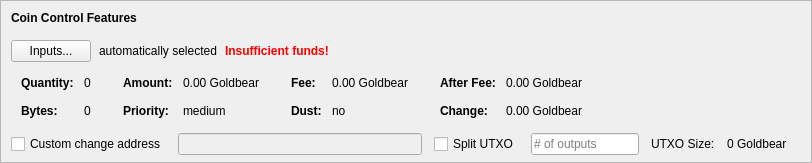
    <widget class="QFrame" name="frameCoinControl">
     <property name="sizePolicy">
      <sizepolicy hsizetype="Expanding" vsizetype="Expanding">
       <horstretch>0</horstretch>
       <verstretch>0</verstretch>
      </sizepolicy>
     </property>
     <property name="maximumSize">
      <size>
       <width>16777215</width>
       <height>16777215</height>
      </size>
     </property>
     <property name="frameShape">
      <enum>QFrame::StyledPanel</enum>
     </property>
     <property name="frameShadow">
      <enum>QFrame::Sunken</enum>
     </property>
     <layout class="QVBoxLayout" name="verticalLayoutCoinControl2">
      <property name="spacing">
       <number>0</number>
      </property>
      <property name="leftMargin">
       <number>0</number>
      </property>
      <property name="topMargin">
       <number>0</number>
      </property>
      <property name="rightMargin">
       <number>0</number>
      </property>
      <property name="bottomMargin">
       <number>6</number>
      </property>
      <item>
       <layout class="QVBoxLayout" name="verticalLayoutCoinControl" stretch="0,0,0,0,1">
        <property name="spacing">
         <number>0</number>
        </property>
        <property name="leftMargin">
         <number>10</number>
        </property>
        <property name="topMargin">
         <number>10</number>
        </property>
        <item>
         <layout class="QHBoxLayout" name="horizontalLayoutCoinControl1">
          <property name="bottomMargin">
           <number>15</number>
          </property>
          <item>
           <widget class="QLabel" name="labelCoinControlFeatures">
            <property name="sizePolicy">
             <sizepolicy hsizetype="Preferred" vsizetype="Maximum">
              <horstretch>0</horstretch>
              <verstretch>0</verstretch>
             </sizepolicy>
            </property>
            <property name="font">
             <font>
              <weight>75</weight>
              <bold>true</bold>
             </font>
            </property>
            <property name="styleSheet">
             <string notr="true">font-weight:bold;</string>
            </property>
            <property name="text">
             <string>Coin Control Features</string>
            </property>
           </widget>
          </item>
         </layout>
        </item>
        <item>
         <layout class="QHBoxLayout" name="horizontalLayoutCoinControl2" stretch="0,0,0,0">
          <property name="spacing">
           <number>8</number>
          </property>
          <property name="bottomMargin">
           <number>10</number>
          </property>
          <item>
           <widget class="QPushButton" name="pushButtonCoinControl">
            <property name="styleSheet">
             <string notr="true"/>
            </property>
            <property name="text">
             <string>Inputs...</string>
            </property>
            <property name="autoDefault">
             <bool>false</bool>
            </property>
           </widget>
          </item>
          <item>
           <widget class="QLabel" name="labelCoinControlAutomaticallySelected">
            <property name="text">
             <string>automatically selected</string>
            </property>
            <property name="margin">
             <number>5</number>
            </property>
           </widget>
          </item>
          <item>
           <widget class="QLabel" name="labelCoinControlInsuffFunds">
            <property name="font">
             <font>
              <weight>75</weight>
              <bold>true</bold>
             </font>
            </property>
            <property name="styleSheet">
             <string notr="true">color:red;font-weight:bold;</string>
            </property>
            <property name="text">
             <string>Insufficient funds!</string>
            </property>
            <property name="margin">
             <number>5</number>
            </property>
           </widget>
          </item>
          <item>
           <spacer name="horizontalSpacerCoinControl">
            <property name="orientation">
             <enum>Qt::Horizontal</enum>
            </property>
            <property name="sizeHint" stdset="0">
             <size>
              <width>40</width>
              <height>1</height>
             </size>
            </property>
           </spacer>
          </item>
         </layout>
        </item>
        <item>
         <widget class="QWidget" name="widgetCoinControl" native="true">
          <property name="sizePolicy">
           <sizepolicy hsizetype="Preferred" vsizetype="Preferred">
            <horstretch>0</horstretch>
            <verstretch>0</verstretch>
           </sizepolicy>
          </property>
          <property name="minimumSize">
           <size>
            <width>0</width>
            <height>0</height>
           </size>
          </property>
          <property name="styleSheet">
           <string notr="true"/>
          </property>
          <layout class="QHBoxLayout" name="horizontalLayoutCoinControl5">
           <property name="leftMargin">
            <number>0</number>
           </property>
           <property name="topMargin">
            <number>0</number>
           </property>
           <property name="rightMargin">
            <number>0</number>
           </property>
           <property name="bottomMargin">
            <number>0</number>
           </property>
           <item>
            <layout class="QHBoxLayout" name="horizontalLayoutCoinControl3" stretch="0,0,0,1">
             <property name="spacing">
              <number>20</number>
             </property>
             <property name="topMargin">
              <number>0</number>
             </property>
             <property name="bottomMargin">
              <number>10</number>
             </property>
             <item>
              <layout class="QFormLayout" name="formLayoutCoinControl1">
               <property name="horizontalSpacing">
                <number>10</number>
               </property>
               <property name="verticalSpacing">
                <number>14</number>
               </property>
               <property name="leftMargin">
                <number>10</number>
               </property>
               <property name="topMargin">
                <number>4</number>
               </property>
               <property name="rightMargin">
                <number>6</number>
               </property>
               <item row="0" column="0">
                <widget class="QLabel" name="labelCoinControlQuantityText">
                 <property name="font">
                  <font>
                   <weight>75</weight>
                   <bold>true</bold>
                  </font>
                 </property>
                 <property name="text">
                  <string>Quantity:</string>
                 </property>
                 <property name="margin">
                  <number>0</number>
                 </property>
                </widget>
               </item>
               <item row="0" column="1">
                <widget class="QLabel" name="labelCoinControlQuantity">
                 <property name="cursor">
                  <cursorShape>IBeamCursor</cursorShape>
                 </property>
                 <property name="contextMenuPolicy">
                  <enum>Qt::ActionsContextMenu</enum>
                 </property>
                 <property name="text">
                  <string notr="true">0</string>
                 </property>
                 <property name="margin">
                  <number>0</number>
                 </property>
                 <property name="textInteractionFlags">
                  <set>Qt::LinksAccessibleByMouse|Qt::TextSelectableByKeyboard|Qt::TextSelectableByMouse</set>
                 </property>
                </widget>
               </item>
               <item row="1" column="0">
                <widget class="QLabel" name="labelCoinControlBytesText">
                 <property name="font">
                  <font>
                   <weight>75</weight>
                   <bold>true</bold>
                  </font>
                 </property>
                 <property name="text">
                  <string>Bytes:</string>
                 </property>
                </widget>
               </item>
               <item row="1" column="1">
                <widget class="QLabel" name="labelCoinControlBytes">
                 <property name="cursor">
                  <cursorShape>IBeamCursor</cursorShape>
                 </property>
                 <property name="contextMenuPolicy">
                  <enum>Qt::ActionsContextMenu</enum>
                 </property>
                 <property name="text">
                  <string notr="true">0</string>
                 </property>
                 <property name="textInteractionFlags">
                  <set>Qt::LinksAccessibleByMouse|Qt::TextSelectableByKeyboard|Qt::TextSelectableByMouse</set>
                 </property>
                </widget>
               </item>
              </layout>
             </item>
             <item>
              <layout class="QFormLayout" name="formLayoutCoinControl2">
               <property name="horizontalSpacing">
                <number>10</number>
               </property>
               <property name="verticalSpacing">
                <number>14</number>
               </property>
               <property name="leftMargin">
                <number>6</number>
               </property>
               <property name="topMargin">
                <number>4</number>
               </property>
               <property name="rightMargin">
                <number>6</number>
               </property>
               <item row="0" column="0">
                <widget class="QLabel" name="labelCoinControlAmountText">
                 <property name="font">
                  <font>
                   <weight>75</weight>
                   <bold>true</bold>
                  </font>
                 </property>
                 <property name="text">
                  <string>Amount:</string>
                 </property>
                 <property name="margin">
                  <number>0</number>
                 </property>
                </widget>
               </item>
               <item row="0" column="1">
                <widget class="QLabel" name="labelCoinControlAmount">
                 <property name="cursor">
                  <cursorShape>IBeamCursor</cursorShape>
                 </property>
                 <property name="contextMenuPolicy">
                  <enum>Qt::ActionsContextMenu</enum>
                 </property>
                 <property name="text">
                  <string notr="true">0.00 Goldbear</string>
                 </property>
                 <property name="textInteractionFlags">
                  <set>Qt::LinksAccessibleByMouse|Qt::TextSelectableByKeyboard|Qt::TextSelectableByMouse</set>
                 </property>
                </widget>
               </item>
               <item row="1" column="0">
                <widget class="QLabel" name="labelCoinControlPriorityText">
                 <property name="font">
                  <font>
                   <weight>75</weight>
                   <bold>true</bold>
                  </font>
                 </property>
                 <property name="text">
                  <string>Priority:</string>
                 </property>
                </widget>
               </item>
               <item row="1" column="1">
                <widget class="QLabel" name="labelCoinControlPriority">
                 <property name="cursor">
                  <cursorShape>IBeamCursor</cursorShape>
                 </property>
                 <property name="contextMenuPolicy">
                  <enum>Qt::ActionsContextMenu</enum>
                 </property>
                 <property name="text">
                  <string>medium</string>
                 </property>
                 <property name="textInteractionFlags">
                  <set>Qt::LinksAccessibleByMouse|Qt::TextSelectableByKeyboard|Qt::TextSelectableByMouse</set>
                 </property>
                </widget>
               </item>
              </layout>
             </item>
             <item>
              <layout class="QFormLayout" name="formLayoutCoinControl3">
               <property name="horizontalSpacing">
                <number>10</number>
               </property>
               <property name="verticalSpacing">
                <number>14</number>
               </property>
               <property name="leftMargin">
                <number>6</number>
               </property>
               <property name="topMargin">
                <number>4</number>
               </property>
               <property name="rightMargin">
                <number>6</number>
               </property>
               <item row="0" column="0">
                <widget class="QLabel" name="labelCoinControlFeeText">
                 <property name="font">
                  <font>
                   <weight>75</weight>
                   <bold>true</bold>
                  </font>
                 </property>
                 <property name="text">
                  <string>Fee:</string>
                 </property>
                 <property name="margin">
                  <number>0</number>
                 </property>
                </widget>
               </item>
               <item row="0" column="1">
                <widget class="QLabel" name="labelCoinControlFee">
                 <property name="cursor">
                  <cursorShape>IBeamCursor</cursorShape>
                 </property>
                 <property name="contextMenuPolicy">
                  <enum>Qt::ActionsContextMenu</enum>
                 </property>
                 <property name="text">
                  <string notr="true">0.00 Goldbear</string>
                 </property>
                 <property name="textInteractionFlags">
                  <set>Qt::LinksAccessibleByMouse|Qt::TextSelectableByKeyboard|Qt::TextSelectableByMouse</set>
                 </property>
                </widget>
               </item>
               <item row="1" column="0">
                <widget class="QLabel" name="labelCoinControlLowOutputText">
                 <property name="font">
                  <font>
                   <weight>75</weight>
                   <bold>true</bold>
                  </font>
                 </property>
                 <property name="text">
                  <string>Dust:</string>
                 </property>
                </widget>
               </item>
               <item row="1" column="1">
                <widget class="QLabel" name="labelCoinControlLowOutput">
                 <property name="cursor">
                  <cursorShape>IBeamCursor</cursorShape>
                 </property>
                 <property name="contextMenuPolicy">
                  <enum>Qt::ActionsContextMenu</enum>
                 </property>
                 <property name="text">
                  <string>no</string>
                 </property>
                 <property name="textInteractionFlags">
                  <set>Qt::LinksAccessibleByMouse|Qt::TextSelectableByKeyboard|Qt::TextSelectableByMouse</set>
                 </property>
                </widget>
               </item>
              </layout>
             </item>
             <item>
              <layout class="QFormLayout" name="formLayoutCoinControl4">
               <property name="horizontalSpacing">
                <number>10</number>
               </property>
               <property name="verticalSpacing">
                <number>14</number>
               </property>
               <property name="leftMargin">
                <number>6</number>
               </property>
               <property name="topMargin">
                <number>4</number>
               </property>
               <property name="rightMargin">
                <number>6</number>
               </property>
               <item row="0" column="0">
                <widget class="QLabel" name="labelCoinControlAfterFeeText">
                 <property name="font">
                  <font>
                   <weight>75</weight>
                   <bold>true</bold>
                  </font>
                 </property>
                 <property name="text">
                  <string>After Fee:</string>
                 </property>
                 <property name="margin">
                  <number>0</number>
                 </property>
                </widget>
               </item>
               <item row="0" column="1">
                <widget class="QLabel" name="labelCoinControlAfterFee">
                 <property name="cursor">
                  <cursorShape>IBeamCursor</cursorShape>
                 </property>
                 <property name="contextMenuPolicy">
                  <enum>Qt::ActionsContextMenu</enum>
                 </property>
                 <property name="text">
                  <string notr="true">0.00 Goldbear</string>
                 </property>
                 <property name="textInteractionFlags">
                  <set>Qt::LinksAccessibleByMouse|Qt::TextSelectableByKeyboard|Qt::TextSelectableByMouse</set>
                 </property>
                </widget>
               </item>
               <item row="1" column="0">
                <widget class="QLabel" name="labelCoinControlChangeText">
                 <property name="font">
                  <font>
                   <weight>75</weight>
                   <bold>true</bold>
                  </font>
                 </property>
                 <property name="text">
                  <string>Change:</string>
                 </property>
                </widget>
               </item>
               <item row="1" column="1">
                <widget class="QLabel" name="labelCoinControlChange">
                 <property name="cursor">
                  <cursorShape>IBeamCursor</cursorShape>
                 </property>
                 <property name="contextMenuPolicy">
                  <enum>Qt::ActionsContextMenu</enum>
                 </property>
                 <property name="text">
                  <string notr="true">0.00 Goldbear</string>
                 </property>
                 <property name="textInteractionFlags">
                  <set>Qt::LinksAccessibleByMouse|Qt::TextSelectableByKeyboard|Qt::TextSelectableByMouse</set>
                 </property>
                </widget>
               </item>
              </layout>
             </item>
            </layout>
           </item>
          </layout>
         </widget>
        </item>
        <item>
         <layout class="QHBoxLayout" name="horizontalLayoutCoinControl4" stretch="0,0,0,0,0,0,0">
          <property name="spacing">
           <number>12</number>
          </property>
          <property name="sizeConstraint">
           <enum>QLayout::SetDefaultConstraint</enum>
          </property>
          <property name="topMargin">
           <number>5</number>
          </property>
          <property name="rightMargin">
           <number>5</number>
          </property>
          <item>
           <widget class="QCheckBox" name="checkBoxCoinControlChange">
            <property name="toolTip">
             <string>If this is activated, but the change address is empty or invalid, change will be sent to a newly generated address.</string>
            </property>
            <property name="text">
             <string>Custom change address</string>
            </property>
           </widget>
          </item>
          <item>
           <widget class="QValidatedLineEdit" name="lineEditCoinControlChange">
            <property name="enabled">
             <bool>false</bool>
            </property>
            <property name="sizePolicy">
             <sizepolicy hsizetype="Expanding" vsizetype="Fixed">
              <horstretch>0</horstretch>
              <verstretch>0</verstretch>
             </sizepolicy>
            </property>
           </widget>
          </item>
          <item>
           <widget class="QCheckBox" name="splitBlockCheckBox">
            <property name="text">
             <string>Split UTXO</string>
            </property>
           </widget>
          </item>
          <item>
           <widget class="QLineEdit" name="splitBlockLineEdit">
            <property name="sizePolicy">
             <sizepolicy hsizetype="Fixed" vsizetype="Fixed">
              <horstretch>50</horstretch>
              <verstretch>0</verstretch>
             </sizepolicy>
            </property>
            <property name="placeholderText">
             <string># of outputs</string>
            </property>
           </widget>
          </item>
          <item>
           <widget class="QLabel" name="labelBlockSizeText">
            <property name="text">
             <string>UTXO Size:</string>
            </property>
           </widget>
          </item>
          <item>
           <widget class="QLabel" name="labelBlockSize">
            <property name="text">
             <string>0 Goldbear</string>
            </property>
           </widget>
          </item>
          <item>
           <widget class="QLabel" name="labelCoinControlChangeLabel">
            <property name="sizePolicy">
             <sizepolicy hsizetype="Preferred" vsizetype="Expanding">
              <horstretch>0</horstretch>
              <verstretch>0</verstretch>
             </sizepolicy>
            </property>
            <property name="minimumSize">
             <size>
              <width>0</width>
              <height>0</height>
             </size>
            </property>
            <property name="text">
             <string/>
            </property>
            <property name="margin">
             <number>3</number>
            </property>
           </widget>
          </item>
         </layout>
        </item>
        <item>
         <spacer name="verticalSpacerCoinControl">
          <property name="orientation">
           <enum>Qt::Vertical</enum>
          </property>
          <property name="sizeHint" stdset="0">
           <size>
            <width>800</width>
            <height>1</height>
           </size>
          </property>
         </spacer>
        </item>
       </layout>
      </item>
     </layout>
    </widget>
